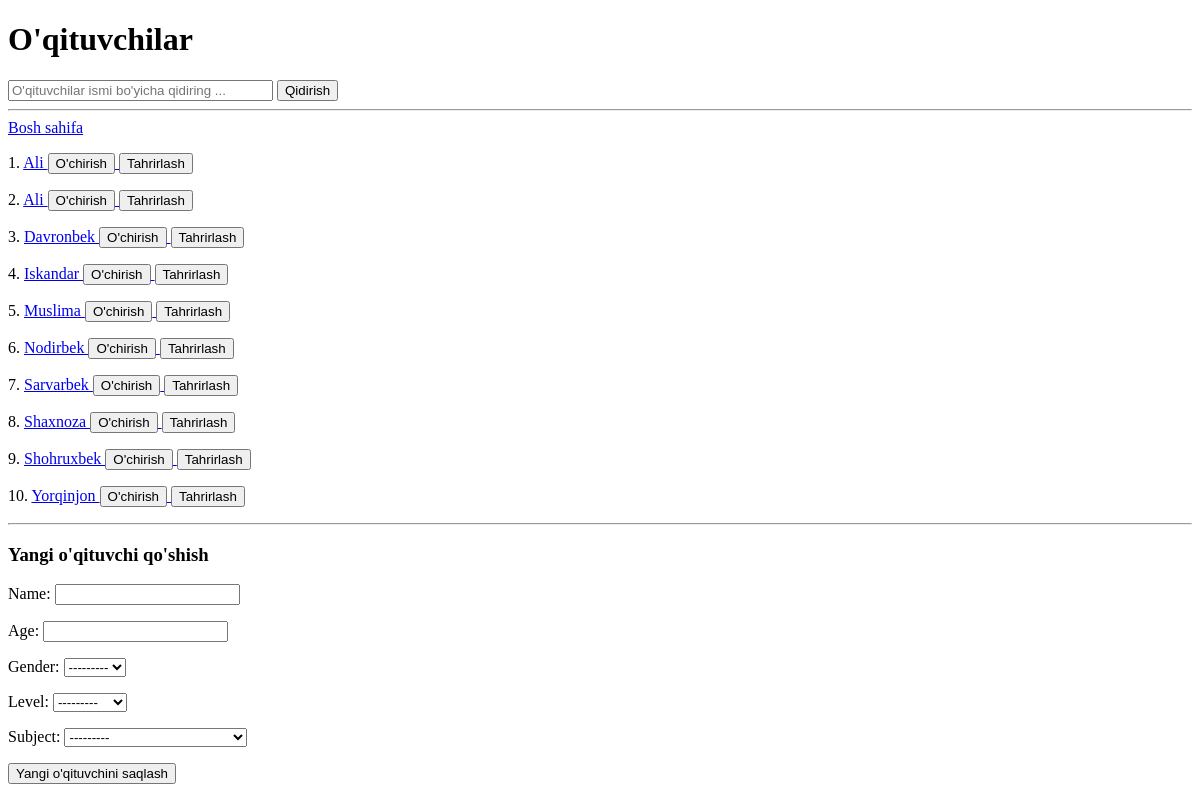
Before: /teachers/ with the older database file.
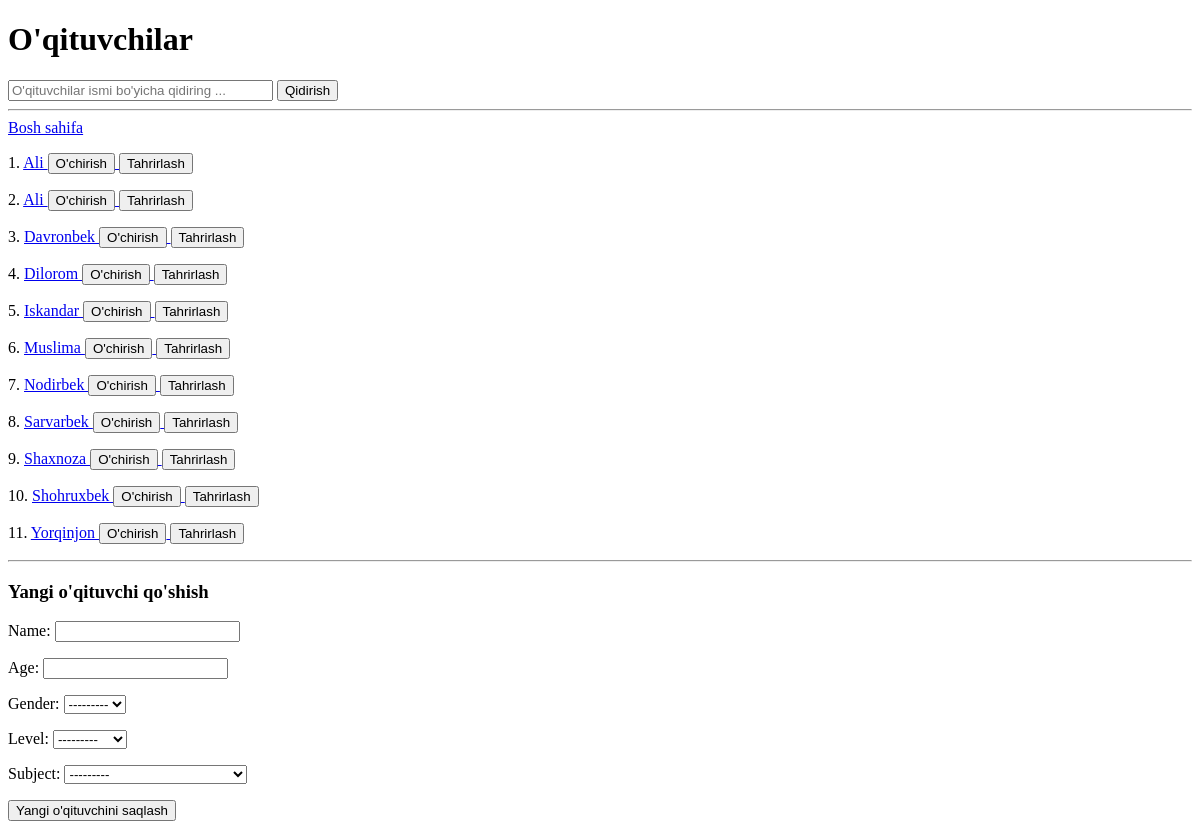
After: the same page with the newer database file.
### main/models.py (models this page shows, shortened)
class Teacher(models.Model):
    name = models.CharField(max_length=200)
    age = models.PositiveIntegerField()
    gender = models.CharField(choices=(('Erkak', 'Erkak'), ('Ayol', 'Ayol')),max_length=200)
    level = models.CharField(choices=(('Bakalavr','Bakalavr'),('Magistr','Magistr')),max_length=200)
    subject = models.ForeignKey(Subject, on_delete=models.SET_NULL, null=True)

### main/views.py (the view)
# urls.py: path('teachers/',teachers_view, name='teachers'),
def teachers_view(request):
    form = TeacherForm()
    if request.method == 'POST':
        form = TeacherForm(request.POST)
        if form.is_valid():
            form.save()
        return redirect('teachers')
    teachers = Teacher.objects.all().order_by('name')
    search = request.GET.get('search')
    if search is not None:
        teachers = Teacher.objects.filter(name__contains=search)
    context = {
        'teachers': teachers,
        'form': form,
        'search': search,
    }
    return render(request, 'teachers.html', context)

### main/forms.py
class TeacherForm(forms.ModelForm):
    class Meta:
        model = Teacher
        fields = '__all__'

### main/models.py (called while the page is built)
    def __str__(self):
        return self.name

### Template/teachers.html (shortened to what this page needs)
<!DOCTYPE html>
<html lang="uz">
<head>
</head>
<body>
    <h1>O'qituvchilar</h1>
    <form method="get">
        <input type="text" name="search" placeholder="O'qituvchilar ismi bo'yicha qidiring ..." size="30" {% if search %} value="{{ search }}" {% endif %}>
        <button type="submit">Qidirish</button>
    </form>
    <hr>
    <a href="/">Bosh sahifa</a>
    {% for teacher in teachers %}
        <p>{{ forloop.counter }}.
            <a href="/teachers/{{ teacher.id }}/">
                {{ teacher.name }}
            </a>
            <a href="/teachers/{{ teacher.id }}/delete/confirm">
                <button>O'chirish</button>
            </a>
            <a href="{% url 'teacher-update' teacher.id %}">
                <button>Tahrirlash</button>
            </a>
        </p>
    {% endfor %}
    <hr>
    <h3>Yangi o'qituvchi qo'shish</h3>
    <form method="post">
        {{ form.as_p }}
        <button type="submit">Yangi o'qituvchini saqlash</button>
    </form>
</body>
</html>

Changed rows visible on the page:
added Teacher: name "Dilorom"
